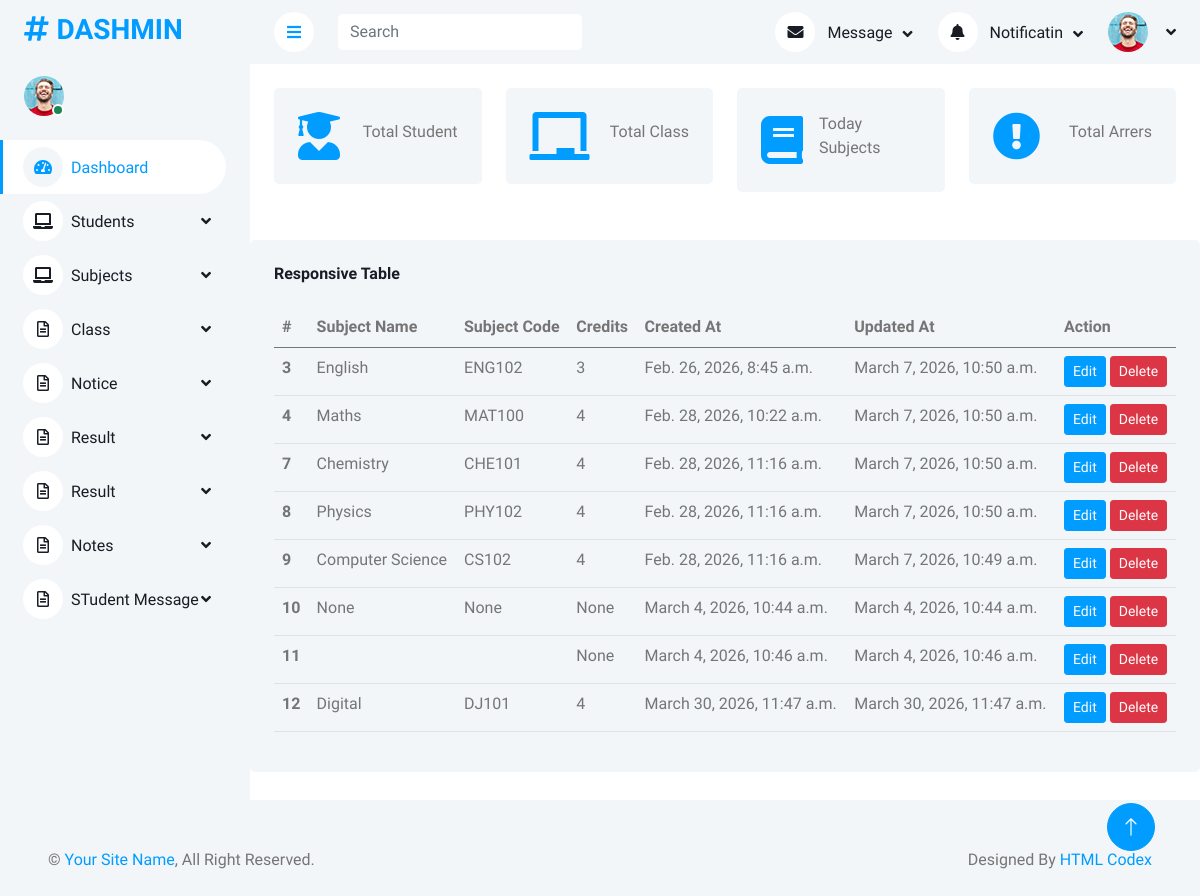
The app's page /manage/manage_subject/, older data.
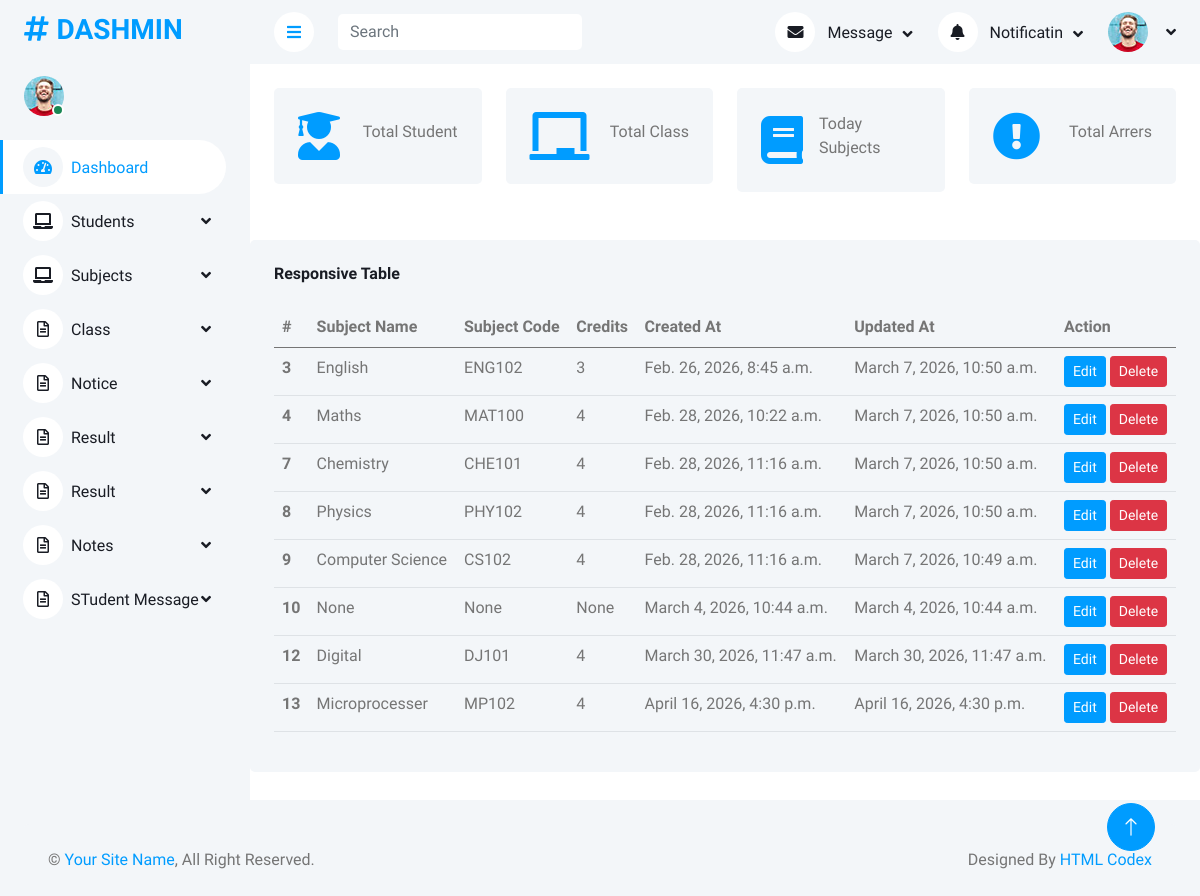
The same page, newer data.
### AdminApp/models.py (models this page shows, shortened)
class SubjectDb(models.Model):
    Subject_Name=models.CharField(max_length=100,null=True,blank=True)
    Subject_Code=models.CharField(max_length=100,null=True,blank=True)
    Credit = models.IntegerField(null=True, blank=True)
    Created_At=models.DateTimeField(auto_now_add=True)
    Updated_At=models.DateTimeField(auto_now=True)

### AdminApp/views.py (the view)
# urls.py: path('manage_subject/',views.manage_subject,name='manage_subject'),
def manage_subject(request):
    data=SubjectDb.objects.all()
    return render(request,'Manage_Subject.html',{'data':data})

### AdminApp/templates/Manage_Subject.html (shortened to what this page needs)
<!DOCTYPE html>
{% extends 'Dashboard.html' %}
{% block content %}
<html lang="en">
<head>
</head>
<body>
    <div class="col-12 mt-5">
        <div class="bg-light rounded h-100 p-4">
            <h6 class="mb-4">Responsive Table</h6>
            <div class="table-responsive">
                <table class="table">
                    <thead>
                        <tr>
                            <th scope="col">#</th>
                            <th scope="col"> Subject Name</th>
                            <th scope="col">Subject Code</th>
                            <th scope="col">Credits</th>
                            <th scope="col">Created At</th>
                            <th scope="col">Updated At</th>
                            <th scope="col">Action</th>
                        </tr>
                    </thead>
                    <tbody>
                        {% for sub in data %}
                        <tr>
                            <th scope="row">{{ sub.id }}</th>
                            <td>{{ sub.Subject_Name }}</td>
                            <td>{{ sub.Subject_Code }}</td>
                            <td>{{ sub.Credit }}</td>
                            <td>{{ sub.Created_At }}</td>
                            <td>{{ sub.Updated_At }}</td>
                            <td>
                                <a href="{% url 'edit_subject' sub.id %}" class="btn btn-sm btn-primary">Edit</a>
                                <a href="{% url 'delete_subject' sub.id%}" class="btn btn-sm btn-danger">Delete</a>
                            </td>
                        </tr>
                        {% endfor%}
                    </tbody>
                </table>
            </div>
        </div>
    </div>
</body>
</html>
{% endblock %}

Row changes from the older to the newer data that the page shows:
removed SubjectDb: id "11", Credit "None", Created_At "March 4, 2026, 10:46 a.m.", Updated_At "March 4, 2026, 10:46 a.m."
added SubjectDb: id "13", Subject_Name "Microprocesser", Subject_Code "MP102", Credit "4", Created_At "April 16, 2026, 4:30 p.m.", Updated_At "April 16, 2026, 4:30 p.m."
